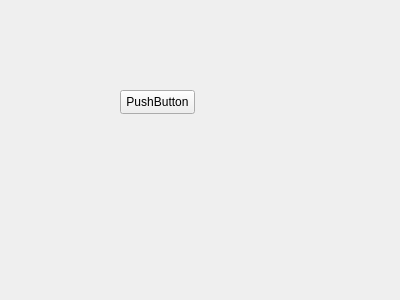
<?xml version="1.0" encoding="UTF-8"?>
<ui version="4.0">
 <class>menu_carrito</class>
 <widget class="QWidget" name="menu_carrito">
  <property name="geometry">
   <rect>
    <x>0</x>
    <y>0</y>
    <width>400</width>
    <height>300</height>
   </rect>
  </property>
  <property name="windowTitle">
   <string>Form</string>
  </property>
  <widget class="QPushButton" name="pushButton">
   <property name="geometry">
    <rect>
     <x>120</x>
     <y>90</y>
     <width>75</width>
     <height>24</height>
    </rect>
   </property>
   <property name="text">
    <string>PushButton</string>
   </property>
  </widget>
 </widget>
 <resources/>
 <connections/>
</ui>
